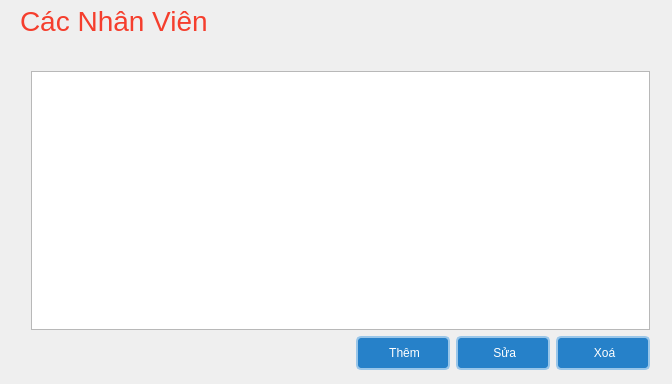
<?xml version="1.0" encoding="UTF-8"?>
<ui version="4.0">
 <class>EmployeeManagementClass</class>
 <widget class="QWidget" name="EmployeeManagementClass">
  <property name="windowModality">
   <enum>Qt::NonModal</enum>
  </property>
  <property name="geometry">
   <rect>
    <x>0</x>
    <y>0</y>
    <width>672</width>
    <height>384</height>
   </rect>
  </property>
  <property name="windowTitle">
   <string>EmployeeManagement</string>
  </property>
  <widget class="QLabel" name="label_2">
   <property name="geometry">
    <rect>
     <x>20</x>
     <y>0</y>
     <width>641</width>
     <height>41</height>
    </rect>
   </property>
   <property name="styleSheet">
    <string notr="true">
					background-color: transparent;
					color: #f53e2d;
					font-size: 28px;
					qproperty-alignment: AlignCenter;
				</string>
   </property>
   <property name="text">
    <string>Các Nhân Viên</string>
   </property>
  </widget>
  <widget class="QWidget" name="verticalLayoutWidget">
   <property name="geometry">
    <rect>
     <x>20</x>
     <y>60</y>
     <width>641</width>
     <height>321</height>
    </rect>
   </property>
   <layout class="QVBoxLayout" name="verticalLayout">
    <item>
     <widget class="QTableView" name="dataTable">
      <property name="styleSheet">
       <string notr="true"/>
      </property>
     </widget>
    </item>
    <item>
     <layout class="QHBoxLayout" name="horizontalLayout">
      <item>
       <spacer name="horizontalSpacer">
        <property name="orientation">
         <enum>Qt::Horizontal</enum>
        </property>
        <property name="sizeHint" stdset="0">
         <size>
          <width>40</width>
          <height>20</height>
         </size>
        </property>
       </spacer>
      </item>
      <item>
       <widget class="QPushButton" name="addButton">
        <property name="styleSheet">
         <string notr="true">
										QPushButton {
										height: 30px;
										width: 90px;
										color: #ffffff;
										background-color: #2681c9;
										border-radius: 5px;
										border: 2px solid #99c6e9;
										cursor: pointer;
										}

										QPushButton::hover {
										background-color: #4a9fd1;
										}
									</string>
        </property>
        <property name="text">
         <string> Thêm</string>
        </property>
        <property name="icon">
         <iconset>
          <normaloff>../../Images/add.png</normaloff>../../Images/add.png</iconset>
        </property>
        <property name="iconSize">
         <size>
          <width>13</width>
          <height>13</height>
         </size>
        </property>
       </widget>
      </item>
      <item>
       <widget class="QPushButton" name="editButton">
        <property name="styleSheet">
         <string notr="true">
										QPushButton {
										height: 30px;
										width: 90px;
										color: #ffffff;
										background-color: #2681c9;
										border-radius: 5px;
										border: 2px solid #99c6e9;
										cursor: pointer;
										}

										QPushButton::hover {
										background-color: #4a9fd1;
										}
									</string>
        </property>
        <property name="text">
         <string> Sửa</string>
        </property>
        <property name="icon">
         <iconset>
          <normaloff>../../Images/edit.png</normaloff>../../Images/edit.png</iconset>
        </property>
        <property name="iconSize">
         <size>
          <width>13</width>
          <height>13</height>
         </size>
        </property>
       </widget>
      </item>
      <item>
       <widget class="QPushButton" name="deleteButton">
        <property name="styleSheet">
         <string notr="true">
										QPushButton {
										height: 30px;
										width: 90px;
										color: #ffffff;
										background-color: #2681c9;
										border-radius: 5px;
										border: 2px solid #99c6e9;
										cursor: pointer;
										}

										QPushButton::hover {
										background-color: #4a9fd1;
										}
									</string>
        </property>
        <property name="text">
         <string> Xoá</string>
        </property>
        <property name="icon">
         <iconset>
          <normaloff>../../Images/close.png</normaloff>../../Images/close.png</iconset>
        </property>
        <property name="iconSize">
         <size>
          <width>13</width>
          <height>13</height>
         </size>
        </property>
       </widget>
      </item>
     </layout>
    </item>
   </layout>
  </widget>
 </widget>
 <layoutdefault spacing="6" margin="11"/>
 <resources/>
 <connections/>
</ui>
